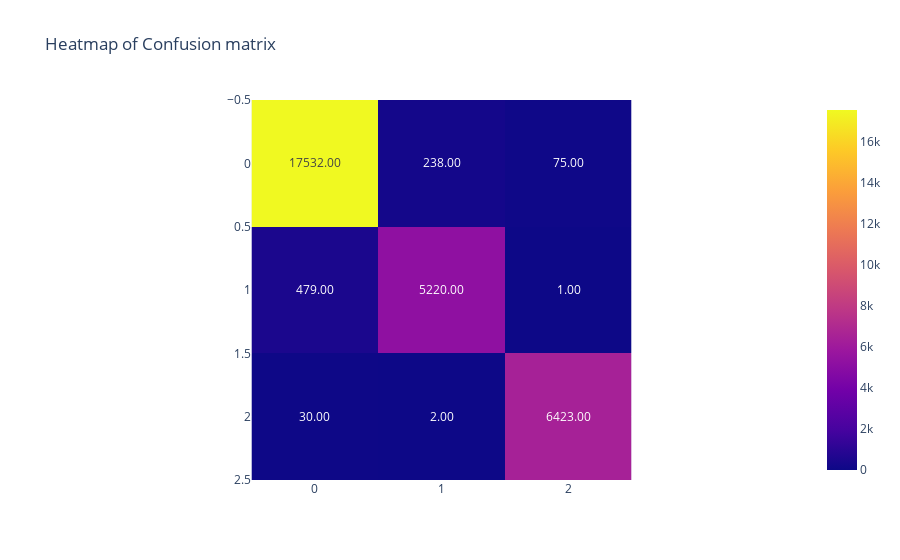

This figure's notebook cell:
### Markdown cell above
### 1.5. Drzewa decyzyjne

### Code cell
# decision tree
from sklearn.tree import DecisionTreeClassifier
dt = DecisionTreeClassifier(criterion='entropy', max_depth=10)
dt_score = score(dt, "Decision Tree")

### Figure 1 — Plotly figure (JSON) as saved in the notebook; plotly's stock layout.template omitted (floating-point values rounded to 4 significant figures)
{"data": [{"coloraxis": "coloraxis", "hovertemplate": "x: %{x}<br>y: %{y}<br>color: %{z}<extra></extra>", "name": "0", "texttemplate": "%{z:.2f}", "type": "heatmap", "xaxis": "x", "yaxis": "y", "z": [[17532, 238, 75], [479, 5220, 1], [30, 2, 6423]]}], "layout": {"coloraxis": {"colorscale": [[0, "#0d0887"], [0.1111, "#46039f"], [0.2222, "#7201a8"], [0.3333, "#9c179e"], [0.4444, "#bd3786"], [0.5556, "#d8576b"], [0.6667, "#ed7953"], [0.7778, "#fb9f3a"], [0.8889, "#fdca26"], [1, "#f0f921"]]}, "title": {"text": "Heatmap of Confusion matrix"}, "xaxis": {"anchor": "y", "constrain": "domain", "domain": [0, 1], "scaleanchor": "y"}, "yaxis": {"anchor": "x", "autorange": "reversed", "constrain": "domain", "domain": [0, 1]}}}
